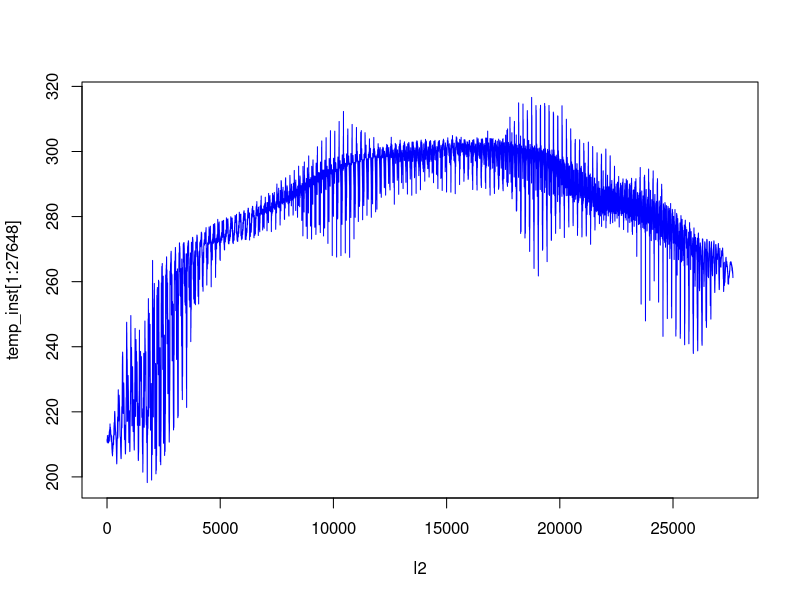
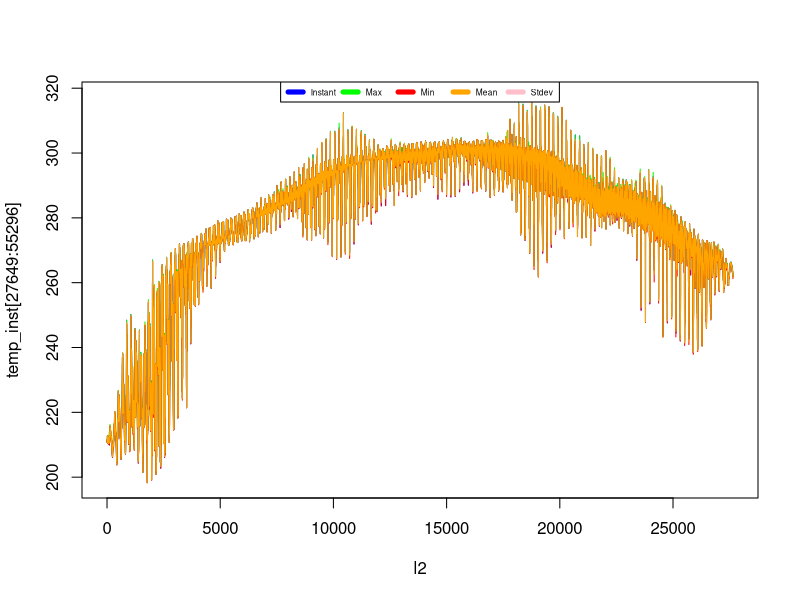

The R script that drew these images, in order:
#!/usr/bin/env Rscript

# ########################################################

pdf("temp.pdf") # either save all files in one pdf or the files in specific pdfs; find an option to automatise the choice

# temp_inst = read.csv("temp-inst.csv")
# temp_max = read.csv("temp-max.csv")
# temp_min = read.csv("temp-min.csv")
# temp_mean = read.csv("temp-mean.csv")

# data = read.table("test.csv", header=FALSE, sep = ',')
temp_inst = read.table("inst2.txt", header=FALSE, sep = ',')
temp_max = read.table("max2.txt", header=FALSE, sep = ',')
temp_min = read.table("min2.txt", header=FALSE, sep = ',')
temp_mean = read.table("mean2.txt", header=FALSE, sep = ',')
temp_stdev = read.table("stdev2.txt", header=FALSE, sep = ',')

x1=length(temp_inst)
x2=length(temp_max)
x3=length(temp_min)
x4=length(temp_mean)
x5=length(temp_stdev)

print(x1)
print(x2)
print(x3)
print(x4)
print(x5)

l1 = seq(1, x1, 1)
l2 = seq(1, x2, 1)


plot(l2,temp_inst[1:27648],type="l",col="blue")
plot(l2,temp_inst[27649:55296],type="l",col="blue")
lines(l2,temp_max,col="green")
lines(l2,temp_min,col="red")
lines(l2,temp_mean,col="orange")
lines(l2,temp_stdev,col="pink")
plot_colors <- c("blue","green","red","orange", "pink")
legend(x = "top",inset = 0,
        legend = c("Instant", "Max", "Min","Mean", "Stdev"), 
        col=plot_colors, lwd=5, cex=.5, horiz = TRUE)


#plot(x,temp_inst,type="l",col="blue")
#plot(x,temp_max,col="green")
#plot(x,temp_min,col="red")
#plot(x,temp_mean,col="yellow")
#plot(x,temp_stdev,col="magenta")

# dev.off()
print("Graphics constructed with success!")
